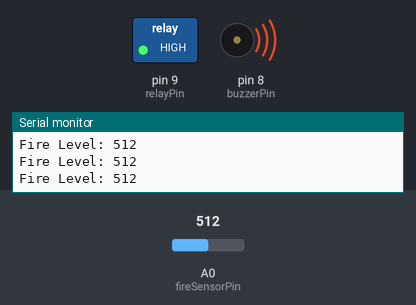
Bench run of a sketch on a simulated Arduino Uno, built with avr-gcc and run on an emulated ATmega328P. Shown: switched loads named in the sketch (green lamp = pin HIGH), buzzer (waves = sounding, pin HIGH), the last lines printed to the serial monitor. The test bench sets the inputs (shaded band); at power-on: A0 (fireSensorPin) = 512.

Above: at 1.3 s.
1.4 s: A0 (fireSensorPin) set to 490
At 2.6 s:
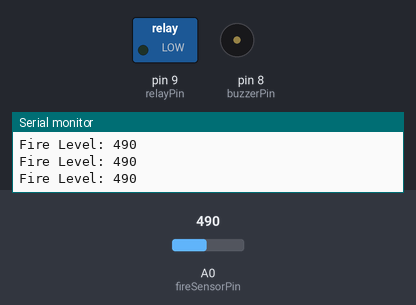
3.0 s: A0 (fireSensorPin) set to 510
At 3.8 s:
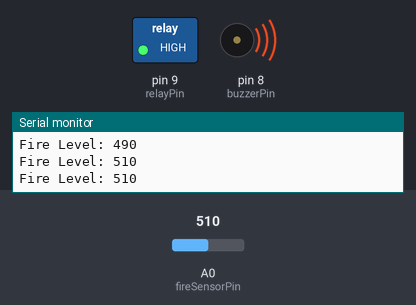
4.5 s: A0 (fireSensorPin) set to 306
At 5.0 s:
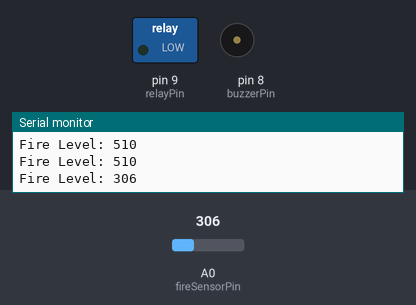
Timing chart, 0 to 7.5 s (numbered marks = the images above; inputs shaded):
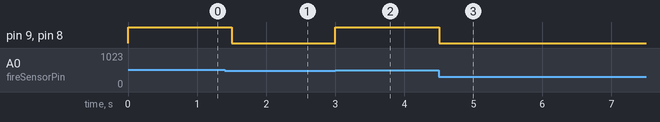

Measured:
- the behaviour switches between 501 and 500 on A0 (fireSensorPin) (found by bisection; images 0 and 1)
- after the input at 1.4 s, pin 9 (relayPin), pin 8 (buzzerPin): HIGH → LOW after 0.10 s
- after the input at 3.0 s, pin 9 (relayPin), pin 8 (buzzerPin): LOW → HIGH at once
- after the input at 4.5 s, pin 9 (relayPin), pin 8 (buzzerPin): HIGH → LOW at once

The sketch:

Fire_Alert_system.ino
```cpp
// Pin Definitions
const int fireSensorPin = A0;
const int buzzerPin = 8;
const int relayPin = 9;

int fireThreshold = 500;

void setup() {
  pinMode(buzzerPin, OUTPUT);
  pinMode(relayPin, OUTPUT);

  Serial.begin(9600);
}

void loop() {
  int fireLevel = analogRead(fireSensorPin);

  Serial.print("Fire Level: ");
  Serial.println(fireLevel);

  if (fireLevel > fireThreshold) {
    digitalWrite(buzzerPin, HIGH);
    digitalWrite(relayPin, HIGH);
  } else {
    digitalWrite(buzzerPin, LOW);
    digitalWrite(relayPin, LOW);
  }
  delay(500);
}
```
